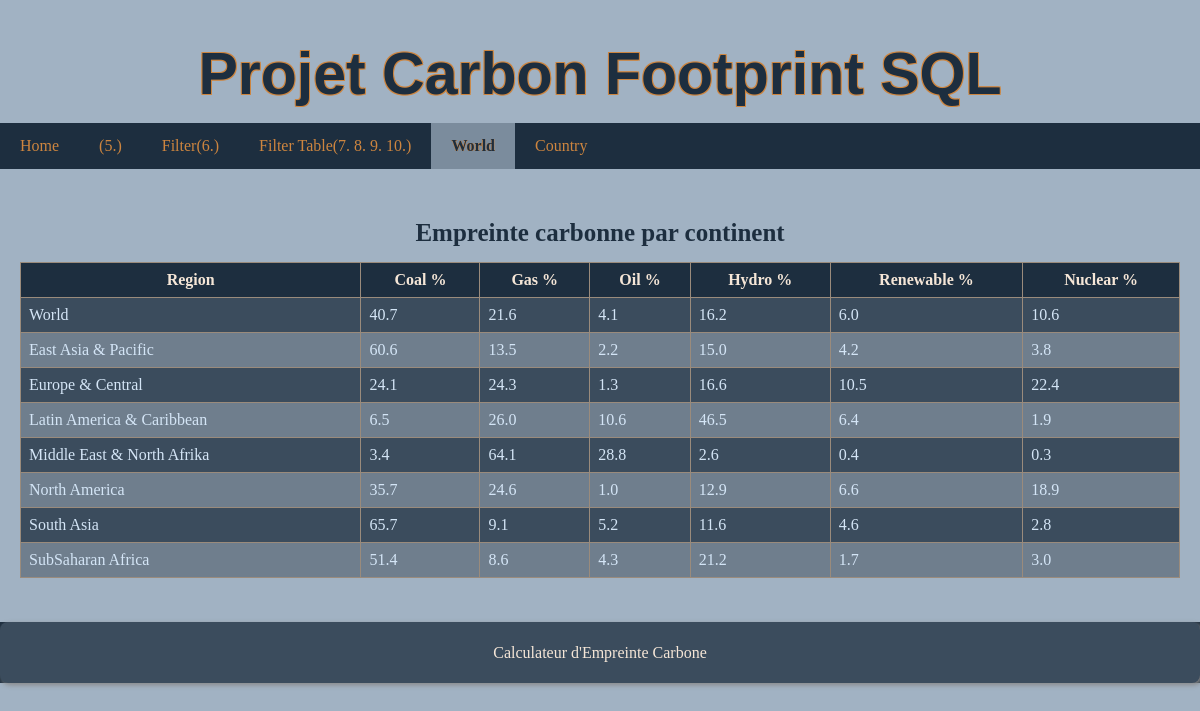
/world, run on the app's committed database.
### tables this page shows
CREATE TABLE World (
	Region VARCHAR(50),
	Coal REAL,
	Gas REAL,
	Oil REAL,
	Hydro REAL,
	Renewable REAL,
	Nuclear REAL
);

### app/app.py (the view)
@app.route('/world')
def world_index():
    table_name = 'World'
    query = f"SELECT * FROM {table_name}"
    query_result = query_database(query)
    cols = query_database(f"PRAGMA table_info({table_name});")
    title = "Empreinte carbonne par continent"
    return render_template('simple.html', query_results=query_result, cols = cols, title=title, active_tab='world')

### app/app.py (called while the page is built)
def query_database(query):
    try:
        conn = sqlite3.connect(DATABASE)
        c = conn.cursor()
        c.execute(query)
        data = c.fetchall()
        conn.close()
        return data
    except sqlite3.Error as e:
        return f"An error occurred: {e}"

### app/templates/simple.html
{% extends "base.html" %}
{% block content %}
    <table>
      <caption>{{ title }}</caption>
      <thead>
        <tr>
          <th>{{ cols[0][1] }}</th>
          {% for col in cols[1:] %}
            <th>{{ col[1] }} %</th>
          {% endfor %}
        </tr>
      </thead>
      <tbody>
        {% for cell in query_results %}
          <tr>
            {% for i in range(7) %}
              <td>{{ cell[i] }}</td>
            {% endfor %}
          </tr>
        {% endfor %}
    </tbody>
    </table>
  </body>
</html>
{% endblock %}

### app/static/main.css (style rules this page uses)
body { font-family: Georgia, 'Times New Roman', Times, serif,Arial, sans-serif; background-color: #a1b2c3; color: #d4e5f6; margin: 0; }
table { width: 100%; border-collapse: collapse; margin-top: 20px; }
th, td { border: 1px solid #9a8b7c; padding: 8px; }
th { background-color: #1d2e3f; color: #f5e6d7; margin-top: 10px; }
tr:nth-child(even) { background-color: #6f7e8d; }
tr:nth-child(odd) { background-color: #3b4c5d; }
caption { padding: 10px 0 15px 0; color:#1d2e3f; font-weight:bold; font-size:25px; }

### data on the page
World: Region "World" "40.7" "21.6" "4.1" "16.2" "6.0" "10.6"
World: Region "East Asia & Pacific" "60.6" "13.5" "2.2" "15.0" "4.2" "3.8"
World: Region "Europe & Central" "24.1" "24.3" "1.3" "16.6" "10.5" "22.4"
World: Region "Latin America & Caribbean" "6.5" "26.0" "10.6" "46.5" "6.4" "1.9"
World: Region "Middle East & North Afrika" "3.4" "64.1" "28.8" "2.6" "0.4" "0.3"
World: Region "North America" "35.7" "24.6" "1.0" "12.9" "6.6" "18.9"
World: Region "South Asia" "65.7" "9.1" "5.2" "11.6" "4.6" "2.8"
World: Region "Sub­Saharan Africa" "51.4" "8.6" "4.3" "21.2" "1.7" "3.0"

### other printed values
{{ title }} "Empreinte carbonne par continent"
{{ cols[0][1] }} "Region"
{{ col[1] }} "Coal" "Gas" "Oil" "Hydro" "Renewable" "Nuclear"
